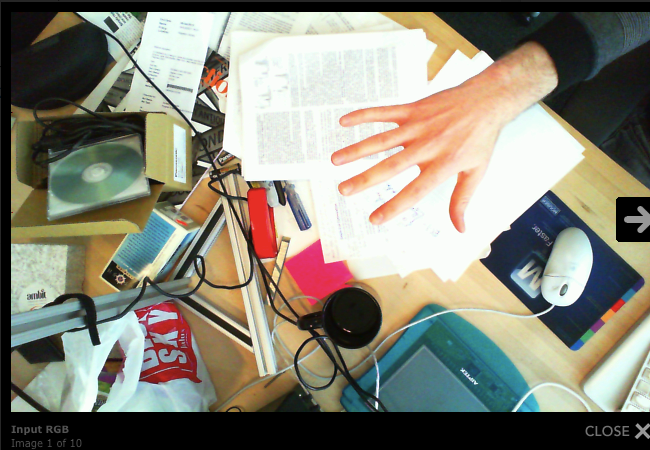
#> input picture handdetection/Images/test.png, 650 x 450 px, given in place of the camera
$ python HandDetection.py   (older library calls are emulated)
#> lines starting #> are read from the running program, lines starting #| are printed output that depends on the picture; after the words box and inside, x2 and y2 are one past the last pixel; in counts of white or black regions, pixels touching at a corner belong together
import cv2
import numpy as np

#Open Camera object
capture = cv2.VideoCapture(0)

#Decrease frame size
capture.set(cv2.CAP_PROP_FRAME_WIDTH, 1000)
capture.set(cv2.CAP_PROP_FRAME_HEIGHT, 600)

# Creating a window for HSV track bars
cv2.namedWindow('HSV_TrackBar')
# Starting with 100's to prevent error while masking
#h,s,v = 100,100,100

def callableObject(x):
    pass

# Creating track bar
cv2.createTrackbar('h', 'HSV_TrackBar',0,179,callableObject)
cv2.createTrackbar('s', 'HSV_TrackBar',0,255,callableObject)
cv2.createTrackbar('v', 'HSV_TrackBar',0,255,callableObject)

while(True):
    #Capture frames from the camera
    ret, frame = capture.read()
#> frame is the input picture: shape (450, 650, 3); mean B, G, R 119.9, 133.8, 136.1

    #Blur the image
    blur = cv2.blur(frame,(3,3))

    #Convert to HSV color space
    hsv = cv2.cvtColor(blur,cv2.COLOR_BGR2HSV)
#> hsv: shape (450, 650, 3); mean H, S, V 47.8, 59.2, 146

    #Create a binary image with where white will be skin colors and rest is black
    mask2 = cv2.inRange(hsv,np.array([2,50,50]),np.array([15,255,255]))
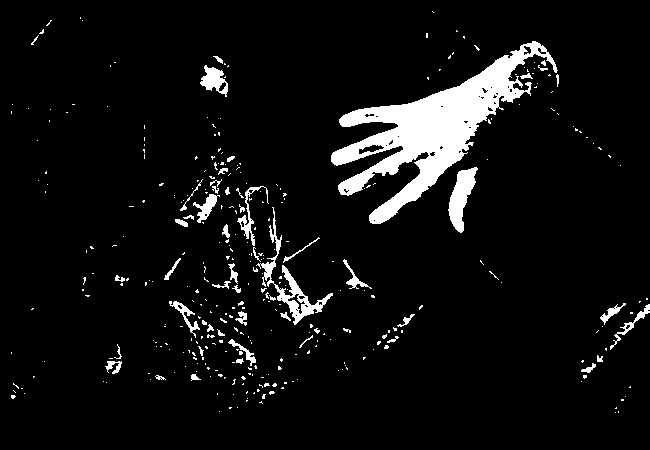
#> mask2: shape (450, 650); 6.6% white; 355 white regions (304 under 20 px), largest, box (x1, y1, x2, y2) and area: (331, 41, 558, 224) 11759, (256, 207, 333, 325) 1297, (448, 167, 478, 233) 975

    #Kernel matrices for morphological transformation
    kernel_square = np.ones((11,11),np.uint8)
    kernel_ellipse= cv2.getStructuringElement(cv2.MORPH_ELLIPSE,(5,5))

    #Perform morphological transformations to filter out the background noise
    dilation = cv2.dilate(mask2,kernel_ellipse,iterations = 1)
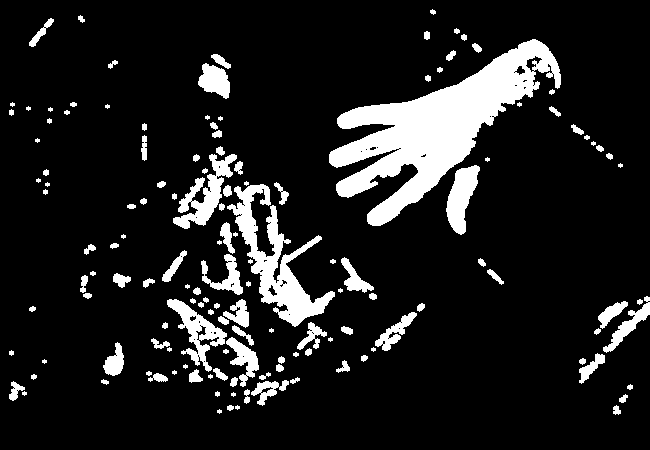
#> dilation: shape (450, 650); 12.3% white; 142 white regions (32 under 20 px), largest, box (x1, y1, x2, y2) and area: (329, 39, 561, 226) 15112, (227, 184, 335, 327) 4606, (173, 154, 237, 229) 1714
    erosion = cv2.erode(dilation,kernel_square,iterations = 1)
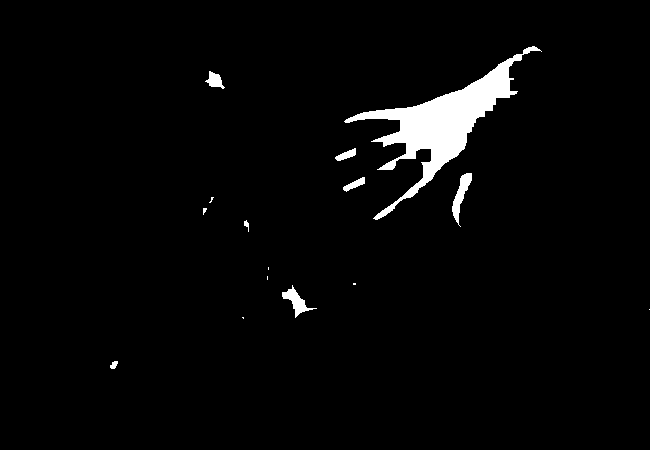
#> erosion: shape (450, 650); 2.9% white; 15 white regions (7 under 20 px), largest, box (x1, y1, x2, y2) and area: (344, 46, 542, 220) 7063, (452, 173, 472, 227) 407, (282, 285, 317, 318) 354
    dilation2 = cv2.dilate(erosion,kernel_ellipse,iterations = 1)
#> dilation2: shape (450, 650); 3.9% white; 15 white regions (1 under 20 px), largest, box (x1, y1, x2, y2) and area: (342, 44, 544, 222) 8792, (450, 171, 474, 229) 682, (280, 283, 319, 320) 590
    filtered = cv2.medianBlur(dilation2,5)
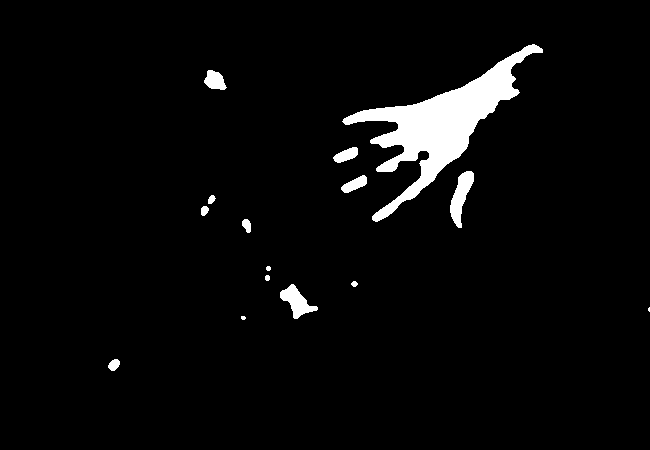
#> filtered: shape (450, 650); 3.9% white; 15 white regions (2 under 20 px), largest, box (x1, y1, x2, y2) and area: (342, 44, 543, 222) 8795, (450, 171, 474, 228) 678, (280, 284, 318, 319) 586
    kernel_ellipse= cv2.getStructuringElement(cv2.MORPH_ELLIPSE,(8,8))
    dilation2 = cv2.dilate(filtered,kernel_ellipse,iterations = 1)
#> dilation2: shape (450, 650); 6% white; 13 white regions, largest, box (x1, y1, x2, y2) and area: (339, 41, 547, 226) 12134, (447, 168, 478, 232) 1240, (277, 281, 322, 323) 1076
    kernel_ellipse= cv2.getStructuringElement(cv2.MORPH_ELLIPSE,(5,5))
    dilation3 = cv2.dilate(filtered,kernel_ellipse,iterations = 1)
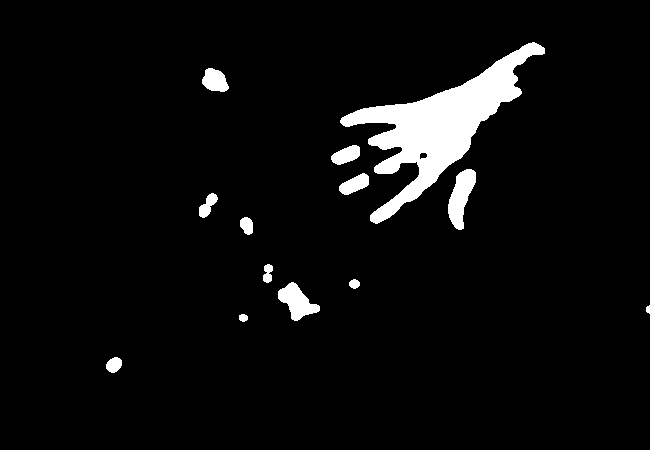
#> dilation3: shape (450, 650); 4.9% white; 13 white regions, largest, box (x1, y1, x2, y2) and area: (340, 42, 545, 224) 10478, (448, 169, 476, 230) 974, (278, 282, 320, 321) 833
    median = cv2.medianBlur(dilation2,5)
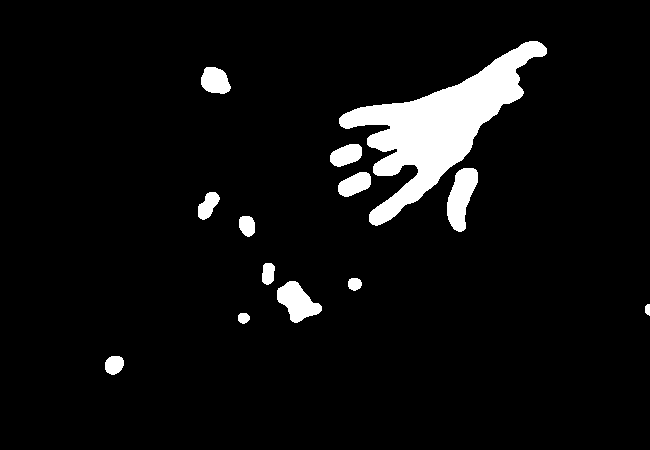
#> median: shape (450, 650); 6% white; 13 white regions
    ret,thresh = cv2.threshold(median,127,255,0)

    image,contours, _ = cv2.findContours(thresh,cv2.RETR_TREE,cv2.CHAIN_APPROX_SIMPLE)
#> contours = 13 contours; largest, box (x1, y1, x2, y2) and area: (339, 41, 547, 226) 11790, (447, 168, 478, 232) 1164, (277, 281, 322, 323) 1008, (201, 67, 231, 94) 576, (338, 172, 371, 197) 522
    cv2.imshow('Dilation',median)

    #Find Max contour area (Assume that hand is in the frame)
    max_area=100
    ci=0
    for i in range(len(contours)):
        cnt=contours[i]
        area = cv2.contourArea(cnt)
        if(area>max_area):
            max_area=area
            ci=i
#> this loop made 13 passes
#> (area, max_area) on passes 1, 4, 10, 13: (260.5, 260.5), (1007.5, 1007.5), (1163.5, 1163.5), (11789.5, 11789.5)
#> area on passes 2, 3, 5, 6, 7, 8: 89, 36.5, 125, 208, 245.5, 341
#> after the loop, ci = 12; max_area = 11789.5
    cnts = contours[ci]
#> cnts = contour of 384 points, box (x1, y1, x2, y2) (339, 41, 547, 226), area 11790
    hull = cv2.convexHull(cnts)
#> hull = contour of 22 points, box (x1, y1, x2, y2) (339, 41, 547, 226), area 17492
    #Find convex defects
    hull2 = cv2.convexHull(cnts,returnPoints = False)
#> hull2 = 22 values, max 383 at index 0, min 0 at index 21, mean 226.7
    defects = cv2.convexityDefects(cnts,hull2)
#> defects = 14 rows, first 6: [0, 2, 1, 186], [2, 100, 51, 3899], [100, 106, 105, 202], [106, 110, 107, 114], [112, 238, 213, 15891], [239, 241, 240, 162]

    #Get defect points and draw them in the original image
    FarDefect = []
    for i in range(defects.shape[0]):
        s,e,f,d = defects[i,0]
        start = tuple(cnts[s][0])
        end = tuple(cnts[e][0])
        far = tuple(cnts[f][0])
        FarDefect.append(far)
        cv2.line(frame,start,end,[0,255,0],1)
        cv2.circle(frame,far,10,[100,255,255],3)
#> this loop made 14 passes
#> (s, e, f, d, start, end, far) on passes 1 to 12: (0, 2, 1, 186, (529, 41), (525, 42), (528, 42)), (2, 100, 51, 3899, (525, 42), (354, 109), (457, 85)), (100, 106, 105, 202, (354, 109), (347, 112), (349, 112)), (106, 110, 107, 114, (347, 112), (343, 114), (346, 113)), (112, 238, 213, 15891, (339, 123), (369, 221), (418, 169)), (239, 241, 240, 162, (372, 224), (375, 225), (374, 224)), (242, 244, 243, 162, (377, 225), (380, 224), (378, 224)), (244, 254, 245, 114, (380, 224), (390, 219), (381, 223)), (254, 268, 259, 930, (390, 219), (417, 200), (405, 204)), (268, 276, 271, 383, (417, 200), (435, 184), (426, 190)), (276, 292, 283, 781, (435, 184), (461, 160), (450, 166)), (293, 343, 312, 2610, (463, 158), (522, 95), (479, 126))
#> after the loop, FarDefect = [(528, 42), (457, 85), (349, 112), (346, 113), (418, 169), (374, 224), (378, 224), (381, 223), (405, 204), (426, 190), (450, 166), (479, 126), (515, 69), (540, 43)]

    moments = cv2.moments(cnts)
#> moments = moments, m00 11789.5, centre m10/m00, m01/m00 = (438.3, 125.8)
    if moments['m00']!=0:
        cx = int(moments['m10']/moments['m00'])
#> cx = 438
        cy = int(moments['m01']/moments['m00'])
#> cy = 125
    center_mass=(cx, cy)
#> center_mass = (438, 125)

    #Draw center mass
    cv2.circle(frame, center_mass, 7, [100, 0, 255], 2)
    font = cv2.FONT_HERSHEY_SIMPLEX
#> font = 0
    cv2.putText(frame,'Center', tuple(center_mass), font, 2, (255, 255, 255), 2)

    #Distance from each finger defect(finger webbing) to the center mass
    distance_between_defects_to_center = []
    for i in range(0,len(FarDefect)):
        x =  np.array(FarDefect[i])
        center_mass = np.array(center_mass)
        distance = np.sqrt(np.power(x[0] - center_mass[0], 2) + np.power(x[1] - center_mass[1], 2))
        distance_between_defects_to_center.append(distance)
#> this loop made 14 passes
#> (x, distance) on passes 1 to 12: ([528, 42], 122.4), ([457, 85], 44.28), ([349, 112], 89.94), ([346, 113], 92.78), ([418, 169], 48.33), ([374, 224], 117.9), ([378, 224], 115.8), ([381, 223], 113.4), ([405, 204], 85.62), ([426, 190], 66.1), ([450, 166], 42.72), ([479, 126], 41.01)
#> after the loop, distance_between_defects_to_center = [122.4, 44.28, 89.94, 92.78, 48.33, 117.9, 115.8, 113.4, 85.62, 66.1, 42.72, 41.01, 95.21, 130.9]

    #Get an average of three shortest distances from finger webbing to center mass
    sorted_defects_distances = sorted(distance_between_defects_to_center)
#> sorted_defects_distances = [41.01, 42.72, 44.28, 48.33, 66.1, 85.62, 89.94, 92.78, 95.21, 113.4, 115.8, 117.9, 122.4, 130.9]
    average_Defect_Distance = np.mean(sorted_defects_distances[0:2])
#> average_Defect_Distance = 41.87

    finger = []
    for i in range(0,len(hull)-1):
        if (np.absolute(hull[i][0][0] - hull[i+1][0][0]) > 80) or ( np.absolute(hull[i][0][1] - hull[i+1][0][1]) > 80):
            if hull[i][0][1] <500 :
                finger.append(hull[i][0])
#> this loop made 21 passes
#> after the loop, finger = [[369, 221], [354, 109]]

    finger =  sorted(finger,key=lambda x: x[1])
#> finger = [[354, 109], [369, 221]]
    fingers = finger[0:5]
#> fingers = [[354, 109], [369, 221]]

    fingerDistance = []
    for i in range(0,len(fingers)):
        distance = np.sqrt(np.power(fingers[i][0] - center_mass[0], 2) + np.power(fingers[i][1] - center_mass[0], 2))
        fingerDistance.append(distance)
#> this loop made 2 passes
#> distance on passes 1 to 2: 339.6, 227.7
#> after the loop, fingerDistance = [339.6, 227.7]

    #Finger is pointed/raised if the distance of between fingertip to the center mass is larger
    result = 0
    for i in range(0,len(fingers)):
        if fingerDistance[i] > average_Defect_Distance+130:
            result = result +1
#> this loop made 2 passes
#> result on passes 1 to 2: 1, 2
#> after the loop, result = 2

    cv2.putText(frame,str(result),(100,100),font,2,(0,0,0),2)
    x,y,w,h = cv2.boundingRect(cnts)
#> x = 339; y = 41; w = 208; h = 185
    img = cv2.rectangle(frame,(x,y),(x+w,y+h),(0,255,0),2)
    cv2.drawContours(frame,[hull],-1,(255,255,255),2)
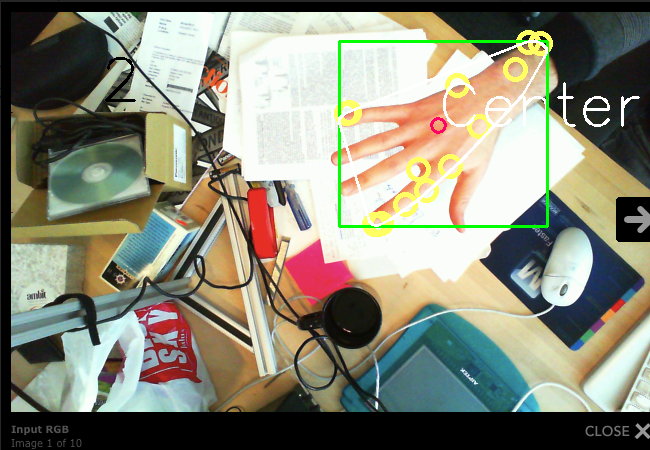
#> frame: shape (450, 650, 3); mean B, G, R 118.8, 135.7, 135.6
    ##### Show final image ########
    cv2.imshow('Dilation',frame)
    ###############################
    #close the output video by pressing 'ESC'
    k = cv2.waitKey(5) & 0xFF
#> (key Esc is pressed here)
    if k == 27:
        break
capture.release()
cv2.destroyAllWindows()
